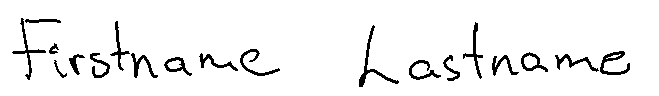
#> input picture input_image/example_signature.png, 659 x 96 px
$ jupyter execute remove_signature_background.ipynb
#> lines starting #> are read from the running program, lines starting #| are printed output that depends on the picture; after the words box and inside, x2 and y2 are one past the last pixel; in counts of white or black regions, pixels touching at a corner belong together
# Your input

[cell 1]
image_name = "example_signature.png"

# Function definition

## Imports

[cell 2]
import cv2
import numpy as np
import matplotlib.pyplot as plt
import os

## Function to plot an image

[cell 3]
# Function to plot images
def plot_image(img, title):
    fig, ax = plt.subplots()
    fig.patch.set_facecolor('green')
    if img.shape[-1] == 4:
        ax.imshow(img)
    else:
        ax.imshow(img, cmap='gray')
    ax.set_title(title)
    ax.axis('off')
    plt.show()

## Function to remove the background of text

[cell 4]
# Function to remove the background of the signature
def remove_signature_background(img_path = 'input_image/example_signature.png', plot=False):
    # Load an image in grayscale
#> called with img_path = 'input_image/example_signature.png', plot = True
    img = cv2.imread(img_path, cv2.IMREAD_GRAYSCALE)
#> img: shape (96, 659); 94.5% white; 19 black regions, largest, box (x1, y1, x2, y2) and area: (359, 25, 399, 87) 320, (12, 18, 46, 80) 262, (600, 51, 630, 75) 262
    if plot:
        plot_image(img, 'Original Image')

    # convert image to binary
    _, img = cv2.threshold(img, 0, 255, cv2.THRESH_BINARY_INV + cv2.THRESH_OTSU)
    if plot:
        plot_image(img, 'Binary Image')

    # find the bounding box of the signature
    non_zero_pixels = cv2.findNonZero(img)
#> non_zero_pixels = contour of 3493 points, box (x1, y1, x2, y2) (12, 18, 630, 87), area 5862
    x, y, w, h = cv2.boundingRect(non_zero_pixels)
#> x = 12; y = 18; w = 618; h = 69
    img = img[y:y+h, x:x+w]
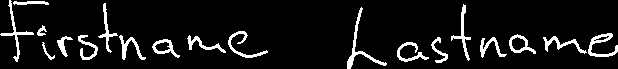
#> img: shape (69, 618); 8.2% white; 19 white regions, largest, box (x1, y1, x2, y2) and area: (347, 7, 387, 69) 320, (0, 0, 34, 62) 262, (588, 33, 618, 57) 262
    if plot:
        plot_image(img, 'Cropped Image')

    # invert the image
    img = cv2.bitwise_not(img)
    if plot:
        plot_image(img, 'Inverted Image')

    # convert the image to RGB
    img = cv2.cvtColor(img, cv2.COLOR_GRAY2RGB)

    # Create a mask for non-black pixels
    mask = np.any(img != [0, 0, 0], axis=-1)

    # Create an RGBA version of the image
    img_rgba = np.zeros((img.shape[0], img.shape[1], 4), dtype=np.uint8)  # Initialize with zeros
    img_rgba[..., :3] = img  # Copy the RGB channels
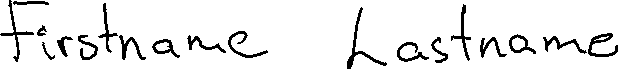
#> img_rgba: shape (69, 618, 4); mean B, G, R, A 234.1, 234.1, 234.1, 0
    img_rgba[..., 3] = np.where(mask, 0, 255)  # Set alpha to 0 for non-black pixels, 255 for black pixels
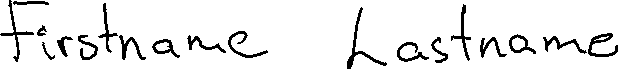
#> img_rgba: shape (69, 618, 4); 8.19% of pixels changed, all inside (x1, y1, x2, y2) = (0, 0, 618, 69)
    if plot:
        plot_image(img_rgba, 'RGBA Image')

    # make a folder to save the
    if not os.path.exists('output_image'):
        os.makedirs('output_image')

    # save the image
    image_name = img_path.split('/')[-1]
    image_name = image_name.split('.')[0]
    output_path = 'output_image/' + image_name + '.png'
    cv2.imwrite(output_path, img_rgba)

    return None

# Visualized example of the workflow

[cell 5]
remove_signature_background("input_image/example_signature.png", plot=True)

# Calling the function for your image

[cell 6]
# add the image path together
image_path = 'input_image/' + image_name

# call the function
remove_signature_background(image_path)
